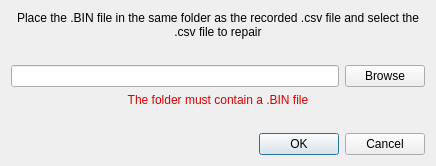
<?xml version="1.0" encoding="UTF-8"?>
<ui version="4.0">
 <class>Dialog</class>
 <widget class="QDialog" name="Dialog">
  <property name="geometry">
   <rect>
    <x>0</x>
    <y>0</y>
    <width>436</width>
    <height>166</height>
   </rect>
  </property>
  <property name="windowTitle">
   <string>Dialog</string>
  </property>
  <layout class="QVBoxLayout" name="verticalLayout">
   <item>
    <widget class="QLabel" name="lbl_step2">
     <property name="text">
      <string>Place the .BIN file in the same folder as the recorded .csv file and select the .csv file to repair</string>
     </property>
     <property name="alignment">
      <set>Qt::AlignCenter</set>
     </property>
     <property name="wordWrap">
      <bool>true</bool>
     </property>
    </widget>
   </item>
   <item>
    <spacer name="verticalSpacer">
     <property name="orientation">
      <enum>Qt::Vertical</enum>
     </property>
     <property name="sizeHint" stdset="0">
      <size>
       <width>20</width>
       <height>40</height>
      </size>
     </property>
    </spacer>
   </item>
   <item>
    <layout class="QHBoxLayout" name="layout_folder_browse">
     <item>
      <widget class="QLineEdit" name="input_filename"/>
     </item>
     <item>
      <widget class="QPushButton" name="btn_browse">
       <property name="text">
        <string>Browse</string>
       </property>
      </widget>
     </item>
    </layout>
   </item>
   <item>
    <widget class="QLabel" name="warning_label">
     <property name="text">
      <string>&lt;html&gt;&lt;head/&gt;&lt;body&gt;&lt;p align=&quot;center&quot;&gt;&lt;span style=&quot; color:#d90000;&quot;&gt;The folder must contain a .BIN file&lt;/span&gt;&lt;/p&gt;&lt;/body&gt;&lt;/html&gt;</string>
     </property>
    </widget>
   </item>
   <item>
    <spacer name="verticalSpacer_2">
     <property name="orientation">
      <enum>Qt::Vertical</enum>
     </property>
     <property name="sizeHint" stdset="0">
      <size>
       <width>20</width>
       <height>40</height>
      </size>
     </property>
    </spacer>
   </item>
   <item>
    <widget class="QDialogButtonBox" name="buttonBox">
     <property name="orientation">
      <enum>Qt::Horizontal</enum>
     </property>
     <property name="standardButtons">
      <set>QDialogButtonBox::Cancel|QDialogButtonBox::Ok</set>
     </property>
    </widget>
   </item>
  </layout>
 </widget>
 <resources/>
 <connections>
  <connection>
   <sender>buttonBox</sender>
   <signal>accepted()</signal>
   <receiver>Dialog</receiver>
   <slot>accept()</slot>
   <hints>
    <hint type="sourcelabel">
     <x>248</x>
     <y>254</y>
    </hint>
    <hint type="destinationlabel">
     <x>157</x>
     <y>274</y>
    </hint>
   </hints>
  </connection>
  <connection>
   <sender>buttonBox</sender>
   <signal>rejected()</signal>
   <receiver>Dialog</receiver>
   <slot>reject()</slot>
   <hints>
    <hint type="sourcelabel">
     <x>316</x>
     <y>260</y>
    </hint>
    <hint type="destinationlabel">
     <x>286</x>
     <y>274</y>
    </hint>
   </hints>
  </connection>
 </connections>
</ui>
